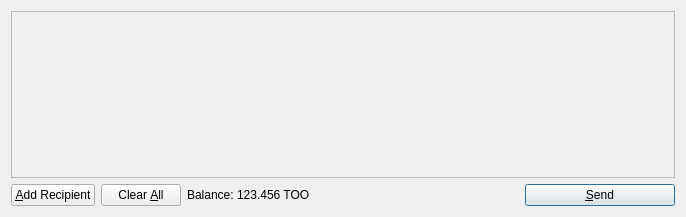
<?xml version="1.0" encoding="UTF-8"?>
<ui version="4.0">
 <class>SendCoinsDialog</class>
 <widget class="QDialog" name="SendCoinsDialog">
  <property name="geometry">
   <rect>
    <x>0</x>
    <y>0</y>
    <width>686</width>
    <height>217</height>
   </rect>
  </property>
  <property name="windowTitle">
   <string>Send Coins</string>
  </property>
  <layout class="QVBoxLayout" name="verticalLayout">
   <item>
    <widget class="QScrollArea" name="scrollArea">
     <property name="widgetResizable">
      <bool>true</bool>
     </property>
     <widget class="QWidget" name="scrollAreaWidgetContents">
      <property name="geometry">
       <rect>
        <x>0</x>
        <y>0</y>
        <width>666</width>
        <height>165</height>
       </rect>
      </property>
      <layout class="QVBoxLayout" name="verticalLayout_2">
       <property name="margin">
        <number>0</number>
       </property>
       <item>
        <layout class="QVBoxLayout" name="entries">
         <property name="spacing">
          <number>6</number>
         </property>
        </layout>
       </item>
       <item>
        <spacer name="verticalSpacer">
         <property name="orientation">
          <enum>Qt::Vertical</enum>
         </property>
         <property name="sizeHint" stdset="0">
          <size>
           <width>20</width>
           <height>40</height>
          </size>
         </property>
        </spacer>
       </item>
      </layout>
     </widget>
    </widget>
   </item>
   <item>
    <layout class="QHBoxLayout" name="horizontalLayout">
     <item>
      <widget class="QPushButton" name="addButton">
       <property name="toolTip">
        <string>Send to multiple recipients at once</string>
       </property>
       <property name="text">
        <string>&amp;Add Recipient</string>
       </property>
       <property name="icon">
        <iconset resource="../bitcoin.qrc">
         <normaloff>:/icons/add</normaloff>:/icons/add</iconset>
       </property>
       <property name="autoDefault">
        <bool>false</bool>
       </property>
      </widget>
     </item>
     <item>
      <widget class="QPushButton" name="clearButton">
       <property name="sizePolicy">
        <sizepolicy hsizetype="Minimum" vsizetype="Fixed">
         <horstretch>0</horstretch>
         <verstretch>0</verstretch>
        </sizepolicy>
       </property>
       <property name="toolTip">
        <string>Remove all transaction fields</string>
       </property>
       <property name="text">
        <string>Clear &amp;All</string>
       </property>
       <property name="icon">
        <iconset resource="../bitcoin.qrc">
         <normaloff>:/icons/remove</normaloff>:/icons/remove</iconset>
       </property>
       <property name="autoRepeatDelay">
        <number>300</number>
       </property>
       <property name="autoDefault">
        <bool>false</bool>
       </property>
      </widget>
     </item>
     <item>
      <layout class="QHBoxLayout" name="horizontalLayout_2">
       <property name="spacing">
        <number>3</number>
       </property>
       <item>
        <widget class="QLabel" name="label">
         <property name="text">
          <string>Balance:</string>
         </property>
        </widget>
       </item>
       <item>
        <widget class="QLabel" name="labelBalance">
         <property name="cursor">
          <cursorShape>IBeamCursor</cursorShape>
         </property>
         <property name="text">
          <string>123.456 TOO</string>
         </property>
         <property name="textInteractionFlags">
          <set>Qt::LinksAccessibleByMouse|Qt::TextSelectableByKeyboard|Qt::TextSelectableByMouse</set>
         </property>
        </widget>
       </item>
      </layout>
     </item>
     <item>
      <spacer name="horizontalSpacer">
       <property name="orientation">
        <enum>Qt::Horizontal</enum>
       </property>
       <property name="sizeHint" stdset="0">
        <size>
         <width>40</width>
         <height>20</height>
        </size>
       </property>
      </spacer>
     </item>
     <item>
      <widget class="QPushButton" name="sendButton">
       <property name="minimumSize">
        <size>
         <width>150</width>
         <height>0</height>
        </size>
       </property>
       <property name="toolTip">
        <string>Confirm the send action</string>
       </property>
       <property name="text">
        <string>&amp;Send</string>
       </property>
       <property name="icon">
        <iconset resource="../bitcoin.qrc">
         <normaloff>:/icons/send</normaloff>:/icons/send</iconset>
       </property>
       <property name="default">
        <bool>true</bool>
       </property>
      </widget>
     </item>
    </layout>
   </item>
  </layout>
 </widget>
 <resources>
  <include location="../bitcoin.qrc"/>
 </resources>
 <connections/>
</ui>
